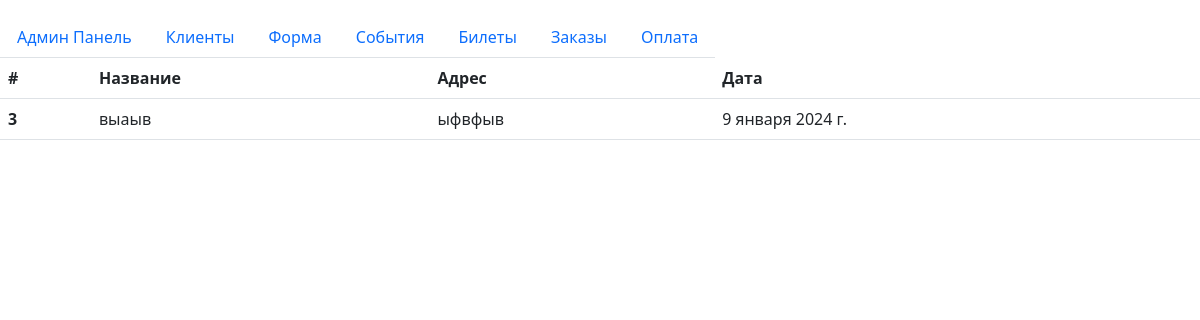
Screenshot of /events/ with the database file from the repository.
### event/models.py (models this page shows, shortened)
class Event(models.Model):
    name = models.CharField(max_length=255, verbose_name="Название")
    date = models.DateField(verbose_name="Дата")
    location = models.CharField(max_length=255, verbose_name="Адрес")
    history = HistoricalRecords()
    class Meta:
        verbose_name = "Событие"
        verbose_name_plural = "События"

### event/views.py (the view)
# urls.py: path('', views.index, name='events'),
def index(request):
    events = Event.objects.all()
    return render(request, "events/events.html", {"events": events})

### templates/events/events.html
{% extends '_base.html' %}
{% block content %}
    <table class="table">
        <thead>
            <tr>
                <th scope="col">#</th>
                <th scope="col">Название</th>
                <th scope="col">Адрес</th>
                <th scope="col">Дата</th>
            </tr>
        </thead>
        <tbody>
            {% for event in events %}
            <tr class="tr">
                <th scope="row" >{{ event.id }}</th>
                <td>{{ event.name }}</td>
                <td>{{ event.location }}</td>
                <td>{{ event.date }}</td>
            </tr>
            {% endfor %}
        </tbody>
    </table>
{% endblock content %}

### static/styles.css (style rules this page uses)
body { background-color: white; }

### rows the page displays
Event: id "3", name "выаыв", location "ыфвфыв", date "9 января 2024 г."
